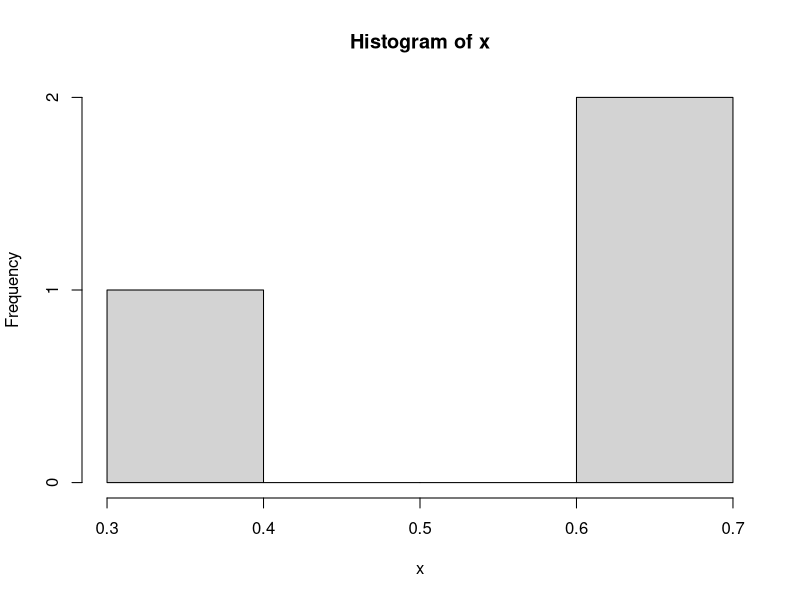

The R script that drew this image: (Note: this script raises an error after producing the figure.)
setwd("/Users/noprom/Documents/Dev/R/Pro/R in Action")
options()
options(digits = 3)
# 创建一个包含20个均匀分布随机变量的向量
x <- runif(3)
# 摘要统计量
summary(x)
# 直方图
hist(x)
# 命令的历史记录保存到文 件.Rhistory中,工作空间(包含向量x)保存到文件.RData中
savehistory()
save.image()